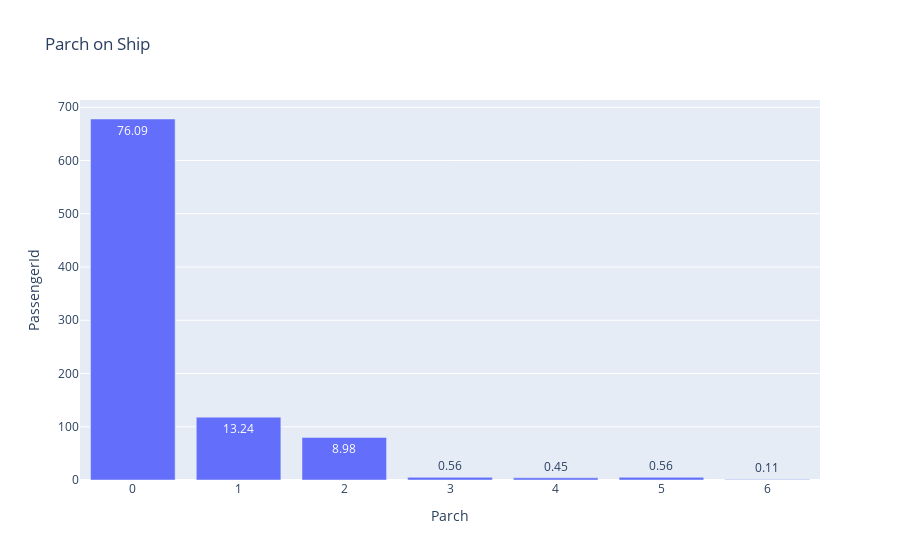

Here is the notebook cell this chart was saved with:
### Code cell
# sedikit nggak jelas pengertian parch ini
px.bar(data_frame=parch_bar, x='Parch', y='PassengerId', text=parch_bar['persen'], title='Parch on Ship')

### Figure 1 — Plotly figure (JSON) as saved in the notebook; plotly's stock layout.template omitted (floating-point values rounded to 4 significant figures)
{"data": [{"alignmentgroup": "True", "hovertemplate": "Parch=%{x}<br>PassengerId=%{y}<br>persen=%{text}<extra></extra>", "legendgroup": "", "marker": {"color": "#636efa", "pattern": {"shape": ""}}, "name": "", "offsetgroup": "", "orientation": "v", "showlegend": false, "text": [76.09, 13.24, 8.98, 0.56, 0.45, 0.56, 0.11], "textposition": "auto", "type": "bar", "x": [0, 1, 2, 3, 4, 5, 6], "xaxis": "x", "y": [678, 118, 80, 5, 4, 5, 1], "yaxis": "y"}], "layout": {"barmode": "relative", "legend": {"tracegroupgap": 0}, "title": {"text": "Parch on Ship"}, "xaxis": {"anchor": "y", "domain": [0, 1], "title": {"text": "Parch"}}, "yaxis": {"anchor": "x", "domain": [0, 1], "title": {"text": "PassengerId"}}}}
